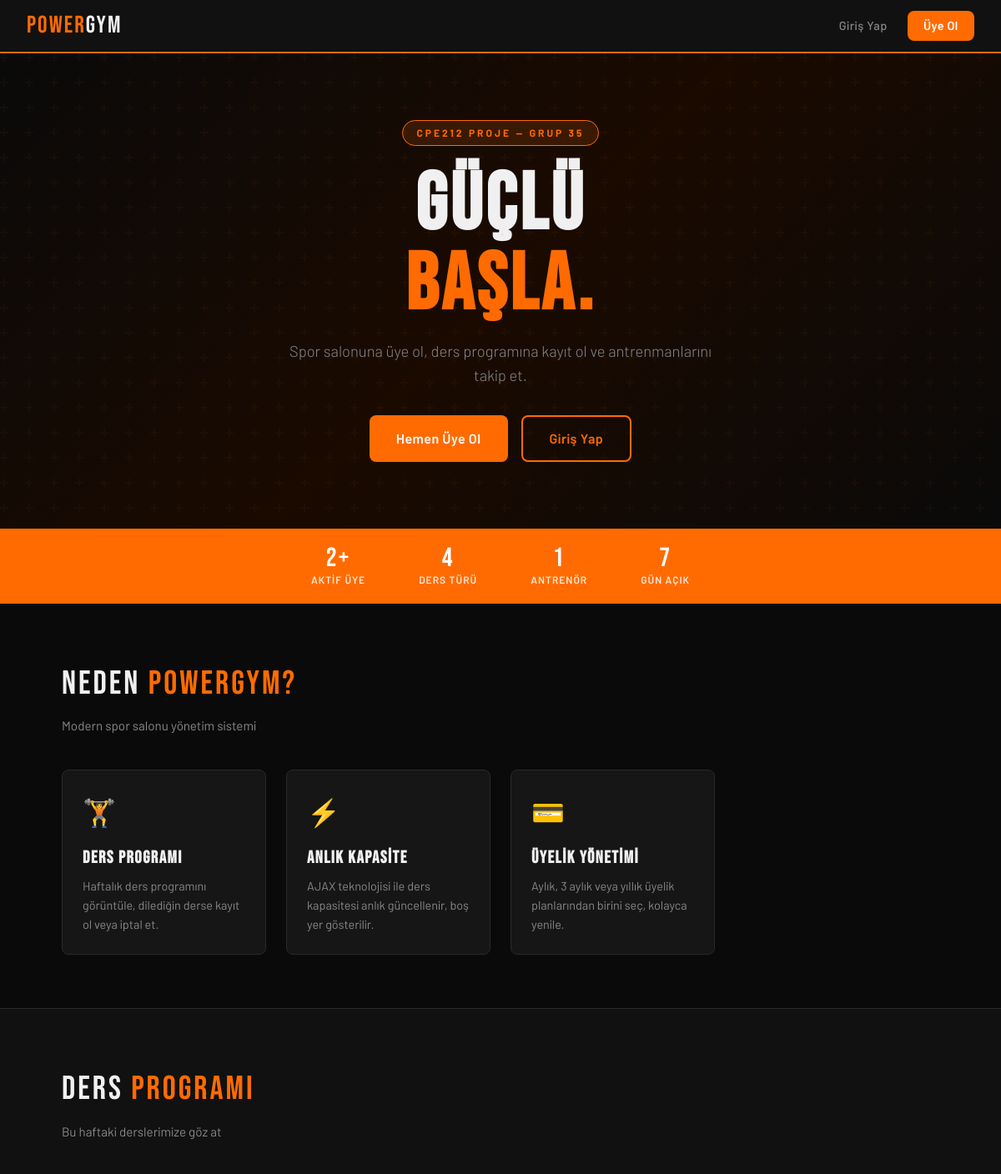
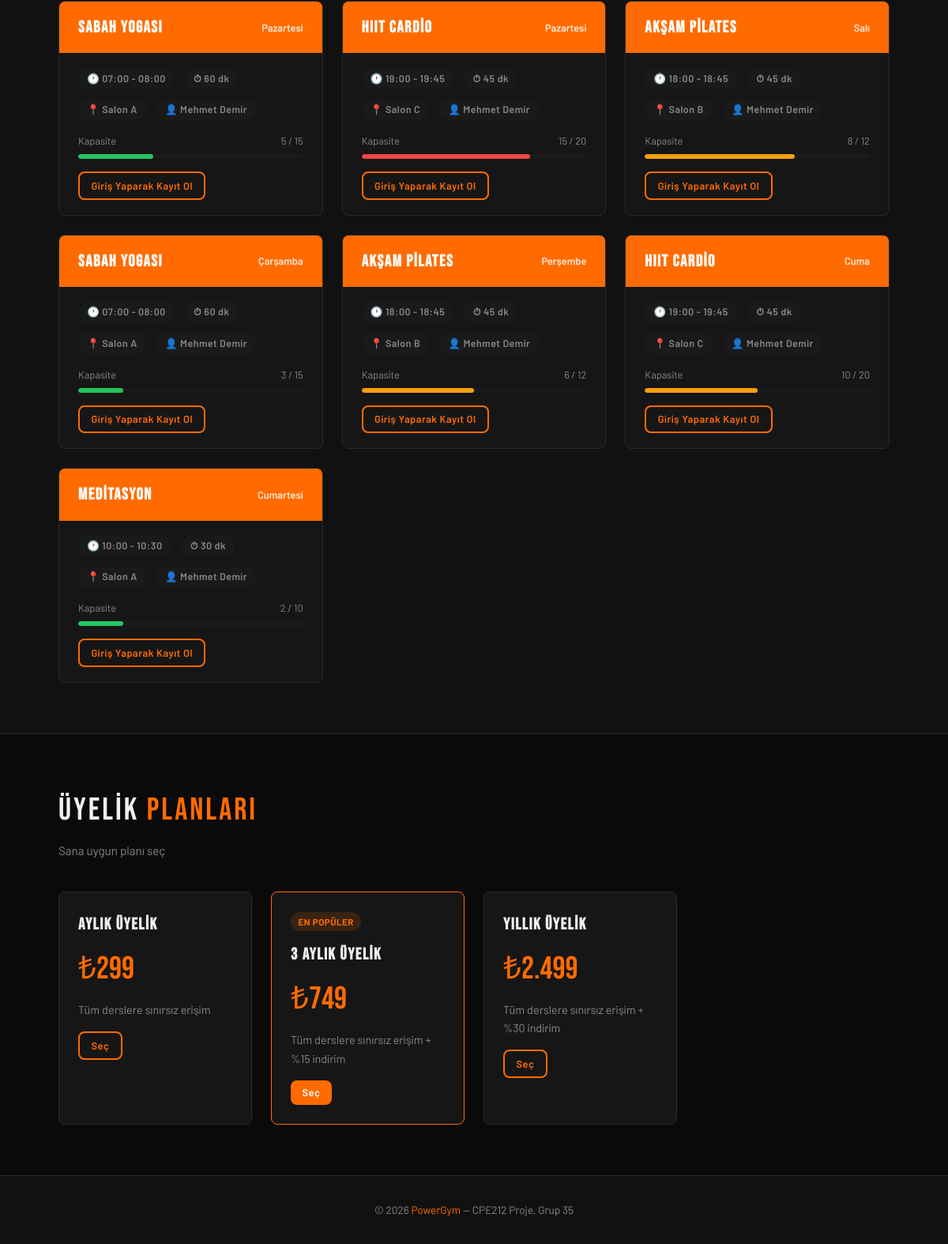
The page / on the database its author committed (2 pictures, top to bottom).
### tables this page shows
CREATE TABLE schedule (
    schedule_id     INT AUTO_INCREMENT PRIMARY KEY,
    class_id        INT NOT NULL,
    day_of_week     ENUM('Pazartesi','Salı','Çarşamba','Perşembe','Cuma','Cumartesi','Pazar') NOT NULL,
    start_time      TIME NOT NULL,
    end_time        TIME NOT NULL,
    room            VARCHAR(50),
    current_enrolled INT DEFAULT 0,
    FOREIGN KEY (class_id) REFERENCES classes(class_id) ON DELETE CASCADE
);

CREATE TABLE classes (
    class_id    INT AUTO_INCREMENT PRIMARY KEY,
    trainer_id  INT NOT NULL,
    name        VARCHAR(100) NOT NULL,            
    description TEXT,
    duration    INT NOT NULL,                    
    max_capacity INT NOT NULL DEFAULT 20,
    FOREIGN KEY (trainer_id) REFERENCES trainers(trainer_id) ON DELETE CASCADE
);

CREATE TABLE users (
    user_id     INT AUTO_INCREMENT PRIMARY KEY,
    name        VARCHAR(100) NOT NULL,
    email       VARCHAR(150) NOT NULL UNIQUE,
    password    VARCHAR(64)  NOT NULL,   
    phone       VARCHAR(20),
    role        ENUM('member','admin','trainer') DEFAULT 'member',
    created_at  DATETIME DEFAULT CURRENT_TIMESTAMP
);

CREATE TABLE memberships (
    membership_id   INT AUTO_INCREMENT PRIMARY KEY,
    name            VARCHAR(100) NOT NULL,        
    duration_days   INT NOT NULL,
    price           DECIMAL(10,2) NOT NULL,
    description     TEXT
);

### db/connection.php (called while the page is built, shortened)
<?php
function isLoggedIn() {
    return isset($_SESSION['user_id']);
}
?>

### index.php (the view, shortened to what this page needs)
<?php
require_once 'db/connection.php';
$schedule_result = mysqli_query($conn, "
    SELECT s.schedule_id, s.day_of_week, s.start_time, s.end_time, s.room,
           s.current_enrolled, c.max_capacity,
           c.name AS class_name, c.description, c.duration,
           u.name AS trainer_name
    FROM schedule s
    JOIN classes c ON s.class_id = c.class_id
    JOIN trainers t ON c.trainer_id = t.trainer_id
    JOIN users u ON t.user_id = u.user_id
    ORDER BY FIELD(s.day_of_week,'Pazartesi','Salı','Çarşamba','Perşembe','Cuma','Cumartesi','Pazar'), s.start_time
");
$classes = [];
while ($row = mysqli_fetch_assoc($schedule_result)) {
    $classes[] = $row;
}
$total_members = mysqli_fetch_row(mysqli_query($conn, "SELECT COUNT(*) FROM users WHERE role='member'"))[0];
$total_classes = mysqli_fetch_row(mysqli_query($conn, "SELECT COUNT(*) FROM classes"))[0];
$total_trainers = mysqli_fetch_row(mysqli_query($conn, "SELECT COUNT(*) FROM trainers"))[0];
?>
<!DOCTYPE html>
<html lang="tr">
<head>
  <link rel="stylesheet" href="css/style.css">
</head>
<body>
<nav>
  <a href="index.php" class="nav-logo">POWER<span>GYM</span></a>
  <div class="nav-links">
    <?php if (isLoggedIn()): ?>
      <a href="member/dashboard.php">Dashboard</a>
      <a href="member/classes.php">Dersler</a>
      <?php if (isAdmin()): ?>
        <a href="admin/dashboard.php">Admin Panel</a>
      <?php endif; ?>
      <a href="auth/logout.php" class="btn-nav">Çıkış Yap</a>
    <?php else: ?>
      <a href="auth/login.php">Giriş Yap</a>
      <a href="auth/register.php" class="btn-nav">Üye Ol</a>
    <?php endif; ?>
  </div>
</nav>
<section class="hero">
  <div class="hero-badge">CPE212 Proje — Grup 35</div>
  <h1 class="fade-up">GÜÇLÜ<br><span>BAŞLA.</span></h1>
  <p class="fade-up delay-1">Spor salonuna üye ol, ders programına kayıt ol ve antrenmanlarını takip et.</p>
  <div class="hero-btns fade-up delay-2">
    <?php if (!isLoggedIn()): ?>
      <a href="auth/register.php" class="btn btn-primary btn-lg">Hemen Üye Ol</a>
      <a href="auth/login.php" class="btn btn-outline btn-lg">Giriş Yap</a>
    <?php else: ?>
      <a href="member/classes.php" class="btn btn-primary btn-lg">Derslere Bak</a>
      <a href="member/dashboard.php" class="btn btn-outline btn-lg">Panelim</a>
    <?php endif; ?>
  </div>
</section>
<div class="stats-bar">
  <div class="stat-item">
    <div class="num"><?= $total_members ?>+</div>
    <div class="lbl">Aktif Üye</div>
  </div>
  <div class="stat-item">
    <div class="num"><?= $total_classes ?></div>
    <div class="lbl">Ders Türü</div>
  </div>
  <div class="stat-item">
    <div class="num"><?= $total_trainers ?></div>
    <div class="lbl">Antrenör</div>
  </div>
  <div class="stat-item">
    <div class="num">7</div>
    <div class="lbl">Gün Açık</div>
  </div>
</div>
<section class="section">
  <div class="container">
    <p class="section-title fade-up">NEDEN <span>POWERGYM?</span></p>
    <p class="section-sub">Modern spor salonu yönetim sistemi</p>
    <div class="grid grid-3">
      <div class="card fade-up delay-1">
        <span class="card-icon">🏋️</span>
        <h3>Ders Programı</h3>
        <p>Haftalık ders programını görüntüle, dilediğin derse kayıt ol veya iptal et.</p>
      </div>
      <div class="card fade-up delay-2">
        <span class="card-icon">⚡</span>
        <h3>Anlık Kapasite</h3>
        <p>AJAX teknolojisi ile ders kapasitesi anlık güncellenir, boş yer gösterilir.</p>
      </div>
      <div class="card fade-up delay-3">
        <span class="card-icon">💳</span>
        <h3>Üyelik Yönetimi</h3>
        <p>Aylık, 3 aylık veya yıllık üyelik planlarından birini seç, kolayca yenile.</p>
      </div>
    </div>
  </div>
</section>
<section class="section" style="background: var(--bg2); border-top: 1px solid var(--border); border-bottom: 1px solid var(--border);">
  <div class="container">
    <p class="section-title">DERS <span>PROGRAMI</span></p>
    <p class="section-sub">Bu haftaki derslerimize göz at</p>
    <?php if (empty($classes)): ?>
      <div class="alert alert-info">Henüz ders programı eklenmemiş.</div>
    <?php else: ?>
    <div class="grid grid-2">
      <?php foreach ($classes as $cls):
        $pct = $cls['max_capacity'] > 0 ? ($cls['current_enrolled'] / $cls['max_capacity']) * 100 : 0;
        $fill_class = $pct >= 100 ? 'full' : ($pct >= 75 ? 'high' : ($pct >= 50 ? 'medium' : ''));
      ?>
      <div class="class-card fade-up">
        <div class="class-card-header">
          <h3><?= htmlspecialchars($cls['class_name']) ?></h3>
          <span style="font-size:.8rem;font-weight:600;color:rgba(255,255,255,.85);">
            <?= $cls['day_of_week'] ?>
          </span>
        </div>
        <div class="class-card-body">
          <div class="class-meta">
            <span class="meta-tag">🕐 <?= substr($cls['start_time'],0,5) ?> - <?= substr($cls['end_time'],0,5) ?></span>
            <span class="meta-tag">⏱ <?= $cls['duration'] ?> dk</span>
            <span class="meta-tag">📍 <?= htmlspecialchars($cls['room']) ?></span>
            <span class="meta-tag">👤 <?= htmlspecialchars($cls['trainer_name']) ?></span>
          </div>
          <div class="capacity-wrap" id="cap-<?= $cls['schedule_id'] ?>" data-schedule="<?= $cls['schedule_id'] ?>">
            <div class="capacity-label">
              <span>Kapasite</span>
              <span class="cap-text"><?= $cls['current_enrolled'] ?> / <?= $cls['max_capacity'] ?></span>
            </div>
            <div class="capacity-bar">
              <div class="capacity-fill <?= $fill_class ?>" style="width:<?= min($pct,100) ?>%"></div>
            </div>
          </div>
          <?php if (isLoggedIn()): ?>
            <?php if ($pct >= 100): ?>
              <button class="btn btn-ghost btn-sm" disabled>Dolu</button>
            <?php else: ?>
              <a href="member/classes.php" class="btn btn-primary btn-sm">Kayıt Ol →</a>
            <?php endif; ?>
          <?php else: ?>
            <a href="auth/login.php" class="btn btn-outline btn-sm">Giriş Yaparak Kayıt Ol</a>
          <?php endif; ?>
        </div>
      </div>
      <?php endforeach; ?>
    </div>
    <?php endif; ?>
  </div>
</section>
<section class="section">
  <div class="container">
    <p class="section-title">ÜYELİK <span>PLANLARI</span></p>
    <p class="section-sub">Sana uygun planı seç</p>
    <?php
    $plans = mysqli_query($conn, "SELECT * FROM memberships ORDER BY price ASC");
    ?>
    <div class="grid grid-3">
    <?php while($plan = mysqli_fetch_assoc($plans)):
      $highlight = $plan['duration_days'] == 90;
    ?>
      <div class="card" style="<?= $highlight ? 'border-color:var(--primary);' : '' ?>">
        <?php if($highlight): ?>
          <span class="badge badge-primary" style="margin-bottom:.8rem;">En Popüler</span>
        <?php endif; ?>
        <h3><?= htmlspecialchars($plan['name']) ?></h3>
        <div style="font-family:'Bebas Neue',sans-serif;font-size:2.5rem;color:var(--primary);margin:.5rem 0;">
          ₺<?= number_format($plan['price'],0,'.','.') ?>
        </div>
        <p style="margin-bottom:1rem;"><?= htmlspecialchars($plan['description']) ?></p>
        <a href="<?= isLoggedIn() ? 'member/payment.php?plan='.$plan['membership_id'] : 'auth/register.php' ?>" class="btn <?= $highlight ? 'btn-primary' : 'btn-outline' ?> btn-sm">
          Seç
        </a>
      </div>
    <?php endwhile; ?>
    </div>
  </div>
</section>
<footer>
  <p>© 2026 <span>PowerGym</span> — CPE212 Proje, Grup 35</p>
</footer>
</body>
</html>

### rows shown on the page
schedule: class.name "Sabah Yogası", day_of_week "Pazartesi", start_time "07:00", end_time "08:00", class.duration "60", room "Salon A", users.name "Mehmet Demir", current_enrolled "5", class.max_capacity "15"
schedule: class.name "HIIT Cardio", day_of_week "Pazartesi", start_time "19:00", end_time "19:45", class.duration "45", room "Salon C", users.name "Mehmet Demir", current_enrolled "15", class.max_capacity "20"
schedule: class.name "Akşam Pilates", day_of_week "Salı", start_time "18:00", end_time "18:45", class.duration "45", room "Salon B", users.name "Mehmet Demir", current_enrolled "8", class.max_capacity "12"
schedule: class.name "Sabah Yogası", day_of_week "Çarşamba", start_time "07:00", end_time "08:00", class.duration "60", room "Salon A", users.name "Mehmet Demir", current_enrolled "3", class.max_capacity "15"
schedule: class.name "Akşam Pilates", day_of_week "Perşembe", start_time "18:00", end_time "18:45", class.duration "45", room "Salon B", users.name "Mehmet Demir", current_enrolled "6", class.max_capacity "12"
schedule: class.name "HIIT Cardio", day_of_week "Cuma", start_time "19:00", end_time "19:45", class.duration "45", room "Salon C", users.name "Mehmet Demir", current_enrolled "10", class.max_capacity "20"
schedule: class.name "Meditasyon", day_of_week "Cumartesi", start_time "10:00", end_time "10:30", class.duration "30", room "Salon A", users.name "Mehmet Demir", current_enrolled "2", class.max_capacity "10"
memberships: name "Aylık Üyelik", price "299", description "Tüm derslere sınırsız erişim"
memberships: duration_days "EN POPÜLER", name "3 Aylık Üyelik", price "749", description "Tüm derslere sınırsız erişim + %15 indirim"
memberships: name "Yıllık Üyelik", price "2.499", description "Tüm derslere sınırsız erişim + %30 indirim"

### other values the page prints
$total_members "2"
$total_classes "4"
$total_trainers "1"
